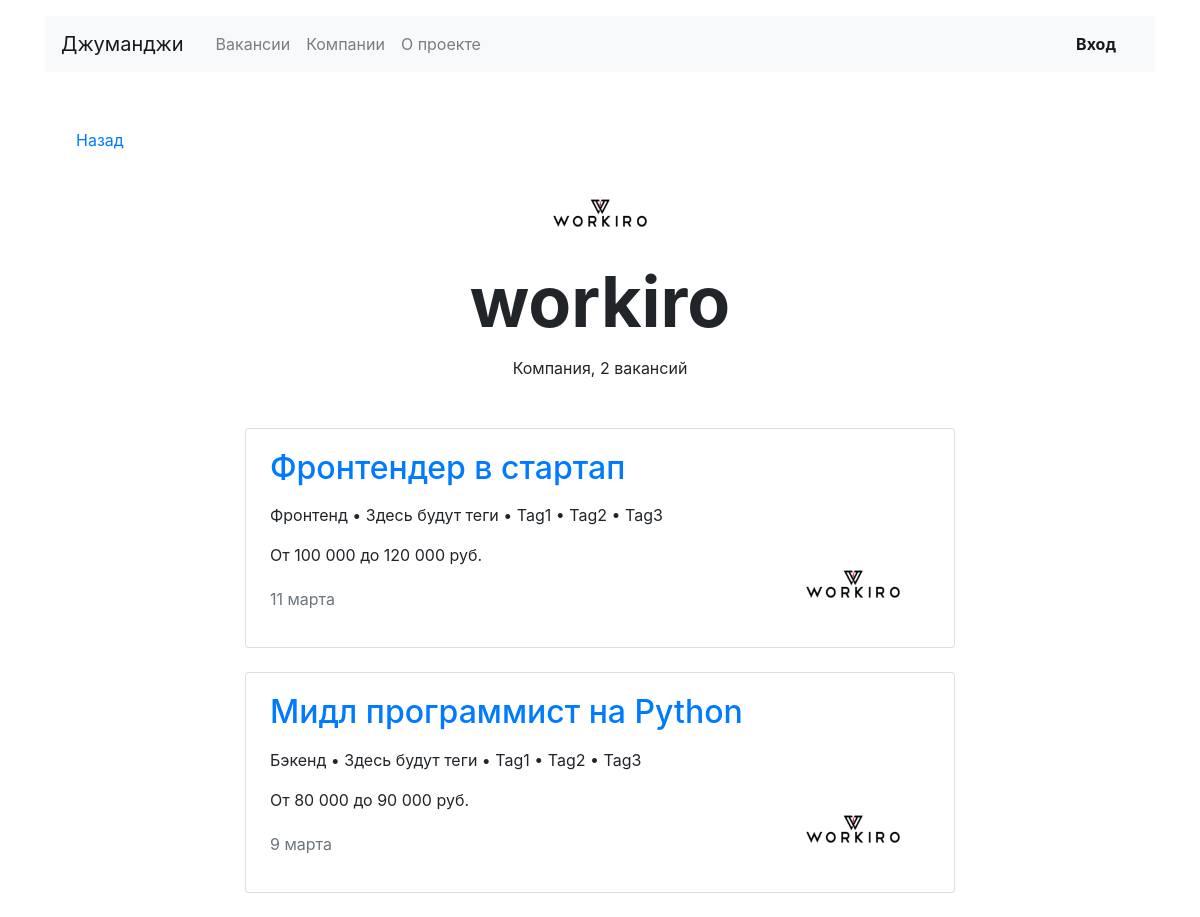
/companies/1/, run on the app's committed database.
### app_vacancies/models.py (models this page shows, shortened)
class Company(models.Model):
    name = models.CharField(max_length=64)
    location = models.CharField(max_length=64)
    logo = models.ImageField(upload_to=MEDIA_COMPANY_IMAGE_DIR,
                             height_field='height_field', width_field='width_field')
    height_field = models.PositiveIntegerField(default=0)
    width_field = models.PositiveIntegerField(default=0)
    description = models.TextField(default='')
    employee_count = models.IntegerField(default=0)
    owner = models.ForeignKey(User, on_delete=models.CASCADE, related_name='companies', null=True, blank=True)

class Vacancy(models.Model):
    title = models.CharField(max_length=100, default='')
    specialty = models.ForeignKey(Specialty, on_delete=models.CASCADE, related_name="vacancies", null=True)
    company = models.ForeignKey(Company, on_delete=models.CASCADE, related_name="vacancies", null=True)
    skills = models.CharField(max_length=100, default='')
    description = models.TextField(default='')
    salary_min = models.IntegerField(default=0)
    salary_max = models.IntegerField(default=0)
    published_at = models.DateField(null=True)
    class Meta:
        ordering = ['-published_at']

class Specialty(models.Model):
    code = models.CharField(max_length=30)
    title = models.CharField(max_length=30)
    picture = models.ImageField(upload_to=MEDIA_SPECIALITY_IMAGE_DIR,
                                height_field='height_field', width_field='width_field')
    height_field = models.PositiveIntegerField(default=0)
    width_field = models.PositiveIntegerField(default=0)

### app_vacancies/views.py (the view)
# urls.py: path('companies/<int:id>/', CompaniesView.as_view(), name='companies_details'),
class CompaniesView(View):
    def get(self, request, id):
        company = get_object_or_404(Company, pk=id)
        return render(request, 'company.html', context={
            'company': company
        })

### app_vacancies/templatetags/format.py (called while the page is built)
@register.filter()
def format_int(value):
    if value:
        return '{0:,}'.format(value).replace(',', ' ')
    else:
        return value

### templates/company.html (shortened to what this page needs)
{% extends 'base.html' %}
{% block container %}
  <main class="container mt-3">
    <div class="navbar mt-5">
      <p><a href="#">Назад</a></p>
    </div>
    <section>
      <div class="text-center">
        <img src="{% if company.logo %}{{ company.logo.url }}{% endif %}" width="130" height="80" alt="">
      </div>
      <h1 class="h1 text-center mx-auto mt-0 pt-1" style="font-size: 70px;"><strong>{{ company.name }}</strong></h1>
      <p class="text-center pt-1">Компания, {{ company.vacancies.count }} вакансий</p>
      <div class="row mt-5">
        <div class="col-12 col-lg-8 offset-lg-2 m-auto">
          {% for vacancy in company.vacancies.all %}
          <div class="card mb-4">
            <div class="card-body px-4">
              <div class="row">
                <div class="col-12 col-md-8 col-lg-9">
                    <a href="{% url 'vacancies_details'  vacancy.id %}"><h2 class="h2 pb-2">{{ vacancy.title }}</h2></a>
                    <p>{{ vacancy.specialty.title }} • Здесь будут теги • Tag1 • Tag2 • Tag3</p>
                  {% load format %}<p>От {{ vacancy.salary_min|format_int }} до {{ vacancy.salary_max|format_int }} руб.</p>
                  <p class="text-muted pt-1">{% load i18n %}{% language 'ru' %}{{ vacancy.published_at|date:"j E" }}{% endlanguage %}</p>
                </div>
                <div class="col-12 col-md-4 col-lg-3 d-flex align-items-end">
                  <a href="{% url 'companies_details' vacancy.company_id %}"><img src="{% if company.logo %}{{ company.logo.url }}{% endif %}" width="130" height="80" alt=""></a>
                </div>
              </div>
            </div>
          </div>
            {% endfor %}
        </div>
      </div>
    </section>
  </main>
{% endblock %}

### data on the page
Company: logo (picture), name "workiro", vacancies.count "2"
Vacancy: title "Фронтендер в стартап", specialty "Фронтенд", salary_min "100 000", salary_max "120 000", published_at "11 марта", logo (picture)
Vacancy: title "Мидл программист на Python", specialty "Бэкенд", salary_min "80 000", salary_max "90 000", published_at "9 марта", logo (picture)
